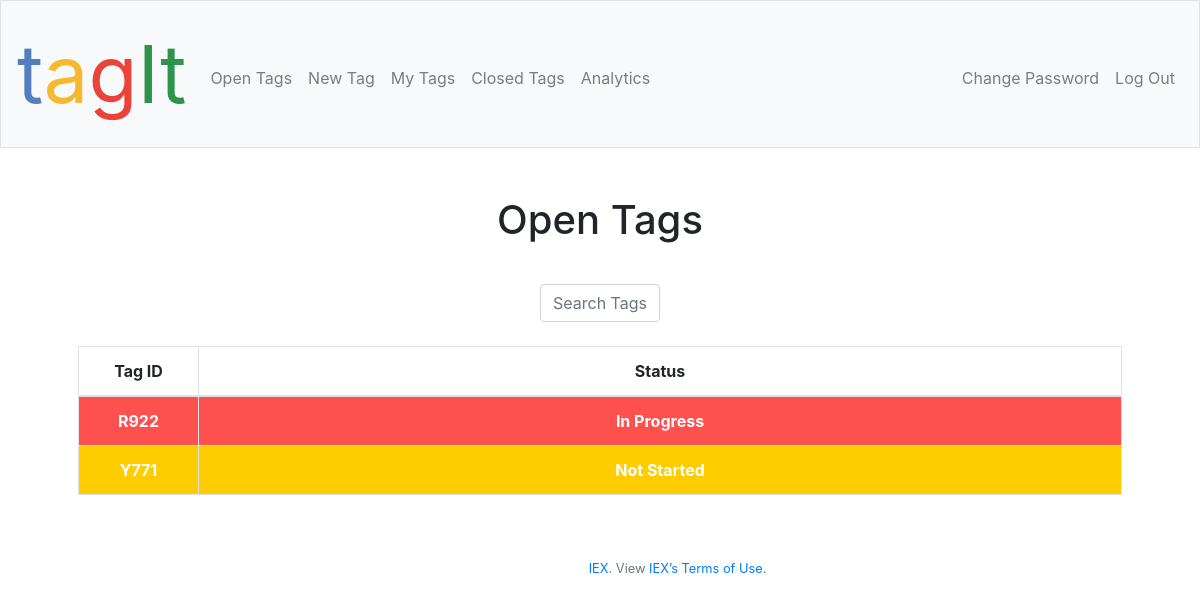
The page / (signed in) on the database its author committed.
### tables this page shows
CREATE TABLE 'tags' ('tag_id' varchar(255) PRIMARY KEY NOT NULL,'color' varchar(10), 'user_id_from' integer, 'user_id_to' integer, 'completion_status' integer, 'approval_status' integer, 'hazard' varchar(20), 'line' char(6), 'area' text, 'equipment' varchar(255), 'unsafeCondition' boolean, 'unsafeBasicCondition' boolean, 'unnecessaryItem' boolean, 'hardToAccess' boolean, 'sOfContamination' boolean, 'minorFlaw' boolean, 'quality' boolean, 'tagPriority' varchar(10), 'description' text, 'solution' text,'date_created' date, 'approved_by' INTEGER, 'date_closed' date, 'date_approved' date);

CREATE TABLE 'status' ('status_id' integer PRIMARY KEY NOT NULL, 'status_code' text);

### application.py (the view)
@app.route("/")
@login_required
def index():
    user_id=session["user_id"]
    user_type = db.execute("SELECT user_type FROM users WHERE id=:user_id", user_id=user_id)[0]["user_type"]
    if user_type==1:
        open_tags=db.execute("SELECT tag_id, color, date_created, status_code FROM tags JOIN status ON approval_status=status_id WHERE approval_status=1 ORDER BY date_created DESC")
        return render_template("index.html", open_tags=open_tags, user_type=user_type)
    elif user_type==2:
        open_tags=db.execute("SELECT tag_id, color, status_code FROM tags JOIN status ON completion_status=status_id WHERE user_id_to=:user_id AND approval_status=2 AND (completion_status=5 OR completion_status=4) ORDER BY completion_status DESC",
                        user_id=user_id)
        all_tags=db.execute("SELECT * FROM tags WHERE user_id_from=:user_id", user_id=user_id)
        return render_template("index.html", open_tags=open_tags, all_tags=all_tags, user_type=user_type)

### application.py (called while the page is built)
@app.after_request
def after_request(response):
    response.headers["Cache-Control"] = "no-cache, no-store, must-revalidate"
    response.headers["Expires"] = 0
    response.headers["Pragma"] = "no-cache"
    return response

### helpers.py (called while the page is built)
def login_required(f):
    @wraps(f)
    def decorated_function(*args, **kwargs):
        if session.get("user_id") is None:
            return redirect("/login")
        return f(*args, **kwargs)
    return decorated_function

### templates/index.html (shortened to what this page needs)
{% extends "layout.html" %}
{% block main %}
{% if user_type==2 %}
<h1 class="mb-3">Open Tags</h1>
{% endif %}
<br/>
<div class"form-group">
    <input class="form-control" type="text" id="searchBar" name="searchBar" placeholder="Search Tags" style="width: 120px" autofocus="on" onkeyup="searchFunction()">
</div>
<br/>
    <table id="tags" class="table table-bordered" style="width:100%">
        <col width="120">
        <thead>
            <tr>
                <th>Tag ID</th>
                <th>Status</th>
            </tr>
        </thead>
        <tbody>
            <tr>
                {% for tag in open_tags %}
                    <tr id="{{ tag.tag_id }}" class="{{ tag.color }}">
                        <a href="/tagDisplay" style="color: #ffffff">
                        <td id="{{ tag.tag_id }}">{{ tag.tag_id }}</td>
                        <td>{{ tag.status_code }}</td>
                    </tr>
                {% endfor %}
            </tr>
    </table>
{% endblock %}

### static/styles.css (style rules this page uses)
main .form-control { display: inline-block; width: auto; }
.Red { font-weight: bold; background-color: #ff5050; color: #ffffff; cursor: pointer; }
.Yellow { font-weight: bold; background-color: #ffcc00; color: #ffffff; cursor: pointer; }

### rows shown on the page
tags: tag_id "R922", status_code "In Progress"
tags: tag_id "Y771", status_code "Not Started"
